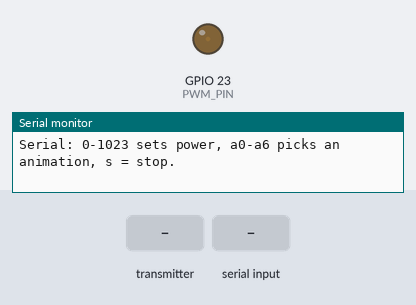
A sketch run on a simulated ESP32. On the bench: output pins drawn as LEDs (lit = HIGH), the last lines printed to the serial monitor. The inputs (shaded band) are chosen by the test bench. Random numbers use the default seed unless the sketch sets one.

Above: at 2.2 s.
2.3 s: the transmitter starts sending command = 1
At 5.2 s:
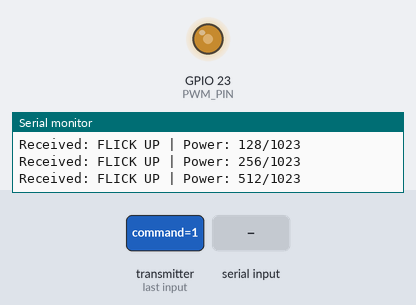
5.3 s: "90,45\n" received over Serial
At 8.1 s:
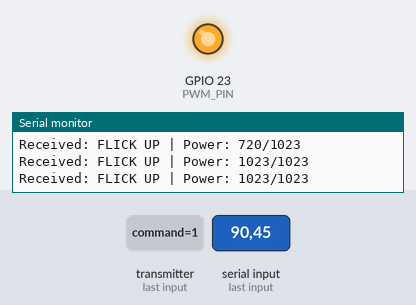
8.3 s: the transmitter starts sending command = 2
At 8.45 s:
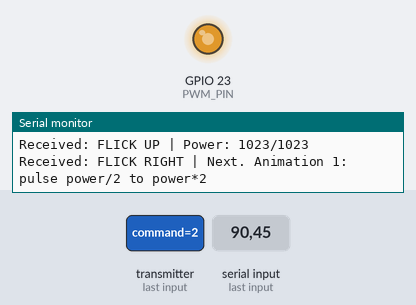
11.3 s: the transmitter starts sending command = 0
14.3 s: "0\n" received over Serial
Timing chart, 0 to 17.3 s (numbered marks = the images above; inputs shaded):
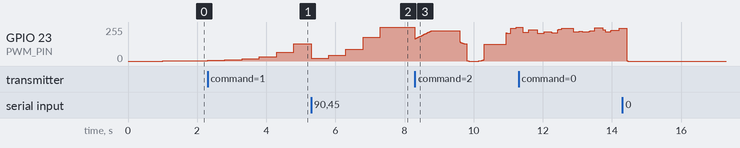

The sketch:

receiver_espnow.ino
```cpp
// ESP32 ESP-NOW gesture receiver driving an LED through a MOSFET.
//   Flick UP / DOWN    -> power doubles / halves (8, 16, 32 ... 1023); DOWN from 8 -> off
//   Flick RIGHT / LEFT -> next / previous animation (wraps around)
// Serial Monitor also works for testing: 0-1023 sets power, a0-a6 picks an
// animation (a0 = steady), s = stop animation.
#include <WiFi.h>
#include <esp_now.h>
#include <esp_mac.h>
#include <esp_wifi.h>
#include <freertos/FreeRTOS.h>
#include <freertos/queue.h>

constexpr uint8_t RADIO_CHANNEL = 1;

// Must match the sender's command values.
constexpr int32_t FLICK_UP_COMMAND = 1;
constexpr int32_t FLICK_DOWN_COMMAND = -1;
constexpr int32_t FLICK_RIGHT_COMMAND = 2;
constexpr int32_t FLICK_LEFT_COMMAND = -2;

constexpr int PWM_PIN = 23;          // to MOSFET gate (through 220 ohm)
constexpr int PWM_FREQ = 20000;
constexpr int PWM_RES = 10;          // duty 0-1023
constexpr int PWM_MAX = (1 << PWM_RES) - 1;
constexpr int PWM_MIN_ON = 8;        // lowest "on" power; one more DOWN flick turns off
constexpr uint32_t ANIM_MS = 2000;   // time for one full animation cycle

constexpr int ANIM_COUNT = 7;        // 0 = steady, 1-6 = animations
const char *const ANIM_NAMES[ANIM_COUNT] = {
  "steady", "pulse power/2 to power*2", "pulse 0 to power*2",
  "breathe", "breathe 0 to power*2", "heartbeat", "candle"
};

QueueHandle_t commands = nullptr;
bool ready = false;
int currentPower = PWM_MIN_ON;       // base brightness, 0-1023
int animation = 0;

void onDataRecv(const esp_now_recv_info_t *info, const uint8_t *data, int len) {
  if (len != sizeof(int32_t)) return;
  int32_t command;
  memcpy(&command, data, sizeof(command));
  xQueueSend(commands, &command, 0);
}

void printMac() {
  uint8_t mac[6];
  esp_read_mac(mac, ESP_MAC_WIFI_STA);
  Serial.printf("This receiver's MAC address: %02X:%02X:%02X:%02X:%02X:%02X\n",
                mac[0], mac[1], mac[2], mac[3], mac[4], mac[5]);
}

// ---------------- LED helpers and animations ----------------

void setPower(int p) {
  currentPower = constrain(p, 0, PWM_MAX);
  if (animation == 0) ledcWrite(PWM_PIN, currentPower);  // animations drive the pin themselves
  Serial.printf("Power: %d/%d\n", currentPower, PWM_MAX);
}

// UP: off -> 8, then double each flick (capped at the maximum).
void powerUp() {
  setPower(currentPower < PWM_MIN_ON ? PWM_MIN_ON : currentPower * 2);
}

// DOWN: halve each flick; at 8 (or lower) the next flick goes to 0.
void powerDown() {
  if (currentPower <= PWM_MIN_ON) setPower(0);
  else if (currentPower == PWM_MAX) setPower((PWM_MAX + 1) / 2);  // 1023 -> 512
  else setPower(currentPower / 2);
}

void setAnimation(int a) {
  animation = ((a % ANIM_COUNT) + ANIM_COUNT) % ANIM_COUNT;
  if (animation == 0) ledcWrite(PWM_PIN, currentPower);
  Serial.printf("Animation %d: %s\n", animation, ANIM_NAMES[animation]);
}

// Smooth triangle wave between lo and hi, repeating every animMs.
void triangleWave(int lo, int hi, uint32_t animMs) {
  uint32_t phase = millis() % animMs;
  uint32_t half = animMs / 2;
  uint32_t x = (phase < half) ? phase : (animMs - phase);   // 0..half..0
  int duty = lo + (long)(hi - lo) * x / half;
  ledcWrite(PWM_PIN, duty);
}

// 1: pulses from power/2 to power*2
void pulseHalfToDouble(int power, uint32_t animMs) {
  triangleWave(power / 2, constrain(power * 2, 0, PWM_MAX), animMs);
}

// 2: pulses from 0 to power*2
void pulseZeroToDouble(int power, uint32_t animMs) {
  triangleWave(0, constrain(power * 2, 0, PWM_MAX), animMs);
}

// 3: sine-wave breathing between power/2 and power*2
void breathe(int power, uint32_t animMs) {
  int lo = power / 2;
  int hi = constrain(power * 2, 0, PWM_MAX);
  float t = (millis() % animMs) / (float)animMs;
  float s = (1 - cos(t * 2 * PI)) / 2;     // 0 to 1 and back
  s = s * s;                               // gamma-ish, looks smoother to the eye
  ledcWrite(PWM_PIN, lo + (int)((hi - lo) * s));
}

// 4: sine-wave breathing between 0 and power*2
void breatheZeroToDouble(int power, uint32_t animMs) {
  int hi = constrain(power * 2, 0, PWM_MAX);
  float t = (millis() % animMs) / (float)animMs;
  float s = (1 - cos(t * 2 * PI)) / 2;
  s = s * s;
  ledcWrite(PWM_PIN, (int)(hi * s));
}

// 5: two quick bumps, then a pause (rests at power/2, peaks at power*2)
void heartbeat(int power) {
  int lo = power / 2;
  int hi = constrain(power * 2, 0, PWM_MAX);
  uint32_t t = millis() % 1200;            // one beat every 1.2 s
  float s = 0;
  if      (t < 100) s = t / 100.0;                       // first bump up
  else if (t < 200) s = 1 - (t - 100) / 100.0;           // first bump down
  else if (t < 300) s = 0;
  else if (t < 400) s = 0.7 * (t - 300) / 100.0;         // second bump up
  else if (t < 500) s = 0.7 * (1 - (t - 400) / 100.0);   // second bump down
  ledcWrite(PWM_PIN, lo + (int)((hi - lo) * s));
}

// 6: gentle candle flicker around the current power
void candle(int power) {
  static uint32_t next = 0;
  static int target = 0;
  static float cur = 0;
  if (millis() >= next) {
    int lo = power * 8 / 10;                           // 80% of power
    int hi = constrain(power * 12 / 10, 0, PWM_MAX);   // 120% of power
    target = random(lo, hi + 1);
    next = millis() + random(80, 250);                 // new target every 80-250 ms
  }
  cur += (target - cur) * 0.05;                        // slow easing
  ledcWrite(PWM_PIN, (int)cur);
}

void runAnimation() {
  switch (animation) {
    case 1: pulseHalfToDouble(currentPower, ANIM_MS);   break;
    case 2: pulseZeroToDouble(currentPower, ANIM_MS);   break;
    case 3: breathe(currentPower, ANIM_MS);             break;
    case 4: breatheZeroToDouble(currentPower, ANIM_MS); break;
    case 5: heartbeat(currentPower);                    break;
    case 6: candle(currentPower);                       break;
    default: break;
  }
}

// ---------------- Input handling ----------------

void handleGesture(int32_t command) {
  switch (command) {
    case FLICK_UP_COMMAND:
      Serial.print("Received: FLICK UP | ");
      powerUp();
      break;
    case FLICK_DOWN_COMMAND:
      Serial.print("Received: FLICK DOWN | ");
      powerDown();
      break;
    case FLICK_RIGHT_COMMAND:
      Serial.print("Received: FLICK RIGHT | Next. ");
      setAnimation(animation + 1);
      break;
    case FLICK_LEFT_COMMAND:
      Serial.print("Received: FLICK LEFT | Previous. ");
      setAnimation(animation - 1);
      break;
    default:
      Serial.printf("Received: %ld (unknown command)\n", static_cast<long>(command));
      break;
  }
}

void handleSerial() {
  if (!Serial.available()) return;
  String input = Serial.readStringUntil('\n');
  input.trim();
  if (input.length() == 0) return;

  if (input == "s") {
    setAnimation(0);
  } else if (input.length() == 2 && input[0] == 'a' && isDigit(input[1]) &&
             input[1] - '0' < ANIM_COUNT) {
    setAnimation(input[1] - '0');
  } else if (input.toInt() != 0 || input == "0") {
    setPower(input.toInt());
  } else {
    Serial.printf("Not understood. Enter 0-%d, a0-a%d, or s.\n", PWM_MAX, ANIM_COUNT - 1);
  }
}

void setup() {
  Serial.begin(115200);
  Serial.setTimeout(20);   // don't stall the animation waiting on input
  delay(1000);

  ledcAttach(PWM_PIN, PWM_FREQ, PWM_RES);
  ledcWrite(PWM_PIN, currentPower);

  if (!WiFi.mode(WIFI_STA)) {
    Serial.println("ERROR: Could not start Wi-Fi.");
    return;
  }
  WiFi.setSleep(false);
  if (esp_wifi_set_channel(RADIO_CHANNEL, WIFI_SECOND_CHAN_NONE) != ESP_OK) {
    Serial.println("ERROR: Could not select radio channel.");
    return;
  }
  commands = xQueueCreate(8, sizeof(int32_t));
  if (commands == nullptr) {
    Serial.println("ERROR: Could not allocate receive queue.");
    return;
  }

  printMac();

  if (esp_now_init() != ESP_OK) {
    Serial.println("[FAILED] esp_now_init error");
    return;
  }
  if (esp_now_register_recv_cb(onDataRecv) != ESP_OK) {
    Serial.println("ERROR: Could not register receive callback.");
    return;
  }
  ready = true;
  Serial.println("Ready. Waiting for gestures on channel 1...");
  Serial.println("UP/DOWN = brightness, LEFT/RIGHT = previous/next animation.");
  Serial.printf("Serial: 0-%d sets power, a0-a%d picks an animation, s = stop.\n",
                PWM_MAX, ANIM_COUNT - 1);
}

void loop() {
  if (!ready) {
    delay(10);
    return;
  }

  int32_t command;
  if (xQueueReceive(commands, &command, 0) == pdTRUE) handleGesture(command);

  handleSerial();
  runAnimation();
  delay(1);
}
```

Measured:
- after the input at 2.3 s, GPIO 23 (PWM_PIN): moves from 2/255 to 128/255 over 2.5 s, starting at once
